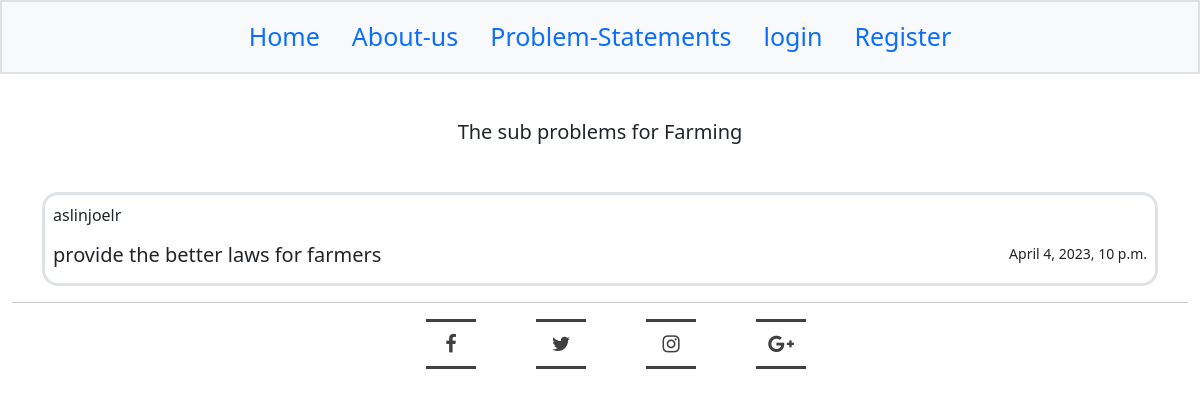
Page /problem_statements/4/view-problems/ on the committed database.
### nation_book/models.py (models this page shows, shortened)
class ProblemStatement(models.Model):
    problem_name = models.CharField(max_length=200)
    problem_desc = models.CharField(max_length=500)
    problem_img=models.ImageField(upload_to='problem_img')
    problem_id=models.IntegerField(default=0)
    def __str__(self):
        return self.problem_name

class SmallProblems(models.Model):
    body=models.TextField(default='')
    time=models.DateTimeField(auto_now_add=True)
    post=models.ForeignKey(ProblemStatement,on_delete=models.CASCADE)
    author=models.CharField(max_length=200)
    class Meta:
        ordering = ['-time']

### nation_book/views.py (the view)
# urls.py: path('problem_statements/<int:pk>/view-problems/',views.view_problems,name='view_problems'),
def view_problems(request,pk):
    comments=SmallProblems.objects.filter(post=pk)
    problem=ProblemStatement.objects.get(pk=pk)
    return render(request,'sub-problems.html',{'comments':comments,'problem':problem})

### nation_book/templates/sub-problems.html
{% extends 'base.html' %}
{% load static %}
{% block content %}
<br><br><br>
<div class="mt-5">
  <center><h5>The sub problems for  {{problem}}</h5></center><br>
  {% if comments|length == 0 %}
  <center><h5 style="color:red">There is no problem's submitted yet.</h5></center>
  {% else %}
  {% for comment in comments %}
  <div class="container mt-3">
    <div class="container p-2 border border-3 rounded-4">
      <p class="">{{comment.author}}</p>
      <small class="float-end">{{comment.time}}</small>
      <h5>{{comment.body}}</h5>
    </div>
  </div>
</div>
  {% endfor %}
{%endif%}
{% endblock %}

### nation_book/static/css/index.css (style rules this page uses)
:root { --dark: #22577a; --light:#c7f9cc ; --average:#57cc99; --moreavg:#38a3a5; }

### rows in the picture
ProblemStatement: problem_name "Farming"
SmallProblems: author "aslinjoelr", time "April 4, 2023, 10 p.m.", body "provide the better laws for farmers"
